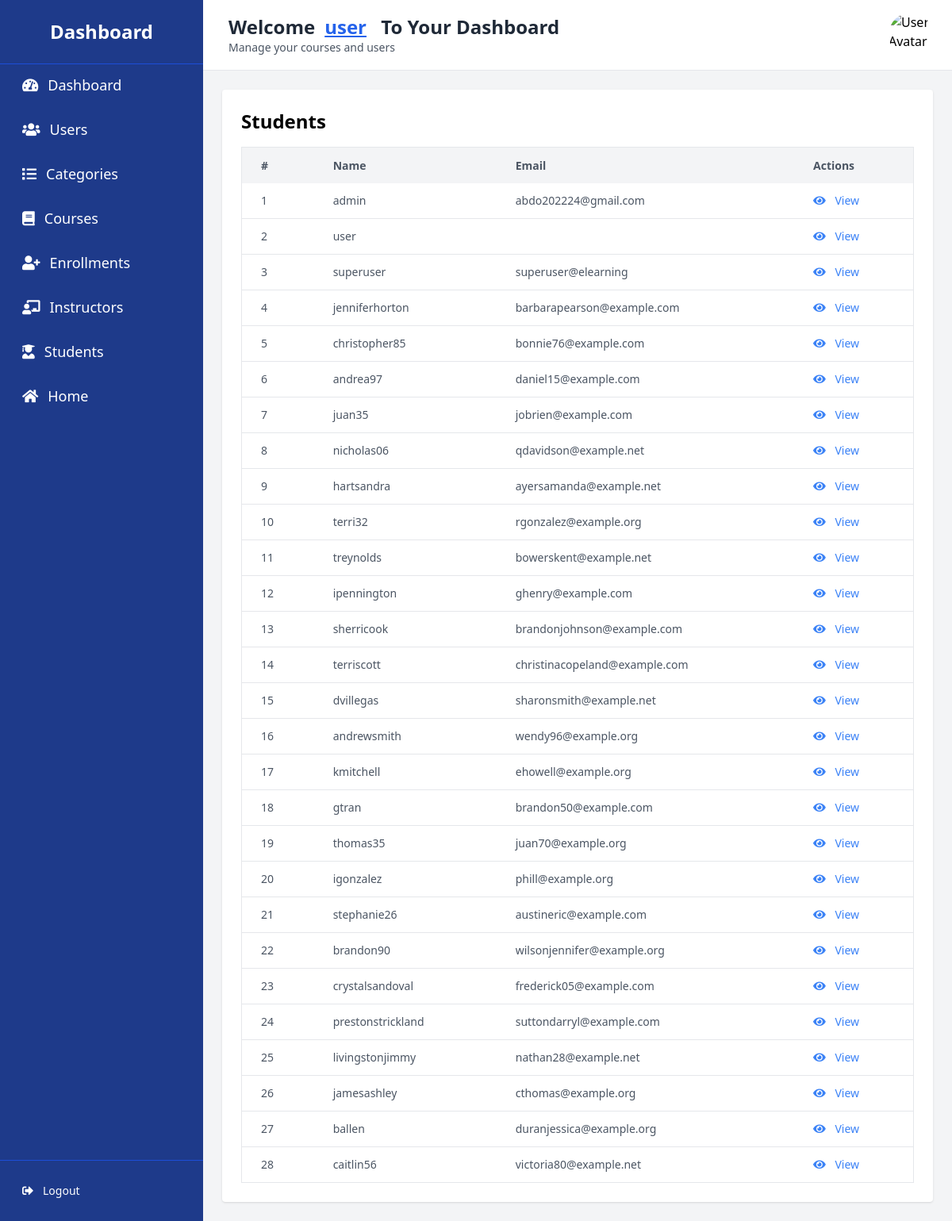
The page /dashboard/students/ (signed in) on the database its author committed.
### users/models.py (models this page shows, shortened)
class CustomUser(AbstractUser):
    phone = models.CharField(max_length=15, blank=True, null=True)
    address = models.CharField(max_length=255, blank=True, null=True)
    age = models.PositiveIntegerField(null=True, blank=True)
    is_student = models.BooleanField(default=True)
    is_instructor = models.BooleanField(default=False)

### dashboard/views.py (the view)
# urls.py: path('students/', StudentListView.as_view(), name='student_list'),
class StudentListView(LoginRequiredMixin, ListView):
    model = CustomUser
    form_class = UserForm
    template_name = 'dashboard/student_list.html'
    context_object_name = 'students'
    queryset = CustomUser.objects.filter(is_student=True)

### templates/dashboard/student_list.html (shortened to what this page needs)
{% extends "base_dashboard.html" %}
{% block content %}
    <div class="bg-white p-6 rounded shadow">
        <h1 class="text-2xl font-semibold mb-4">Students</h1>
        <table class="min-w-full bg-white border border-gray-200 rounded-md">
            <thead>
                <tr class="bg-gray-100 text-gray-600 text-sm leading-normal">
                    <th class="py-3 px-6 text-left">#</th>
                    <th class="py-3 px-6 text-left">Name</th>
                    <th class="py-3 px-6 text-left">Email</th>
                    <th class="py-3 px-6 text-left">Actions</th>
                </tr>
            </thead>
            <tbody class="text-gray-600 text-sm font-light">
                {% for student in students %}
                    <tr class="border-b border-gray-200 hover:bg-gray-100">
                        <td class="py-3 px-6">{{ forloop.counter }}</td>
                        <td class="py-3 px-6">{{ student.username }}</td>
                        <td class="py-3 px-6">{{ student.email }}</td>
                        <td class="py-3 px-6">
                            <a href="{% url 'dashboard:user_detail' student.id %}"
                               class="text-blue-500 hover:text-blue-700">
                                <i class="fas fa-eye mr-2"></i> View
                            </a>
                        </td>
                    </tr>
                {% empty %}
                    <tr>
                        <td colspan="4" class="text-center py-4">No students found.</td>
                    </tr>
                {% endfor %}
            </tbody>
        </table>
    </div>
{% endblock %}

### templates/base_dashboard.html (shortened to what this page needs)
<!DOCTYPE html>
<html lang="en">
    {% load static %}
    <head>
        <link href="{% static 'css/tailwind.css' %}" rel="stylesheet">
        <link href="https://cdnjs.cloudflare.com/ajax/libs/font-awesome/5.15.4/css/all.min.css"
              rel="stylesheet">
    </head>
    <body class="bg-gray-100 font-sans leading-normal tracking-normal">
        <div class="flex h-screen">
            <div id="sidebar"
                 class="w-64 bg-blue-900 text-white flex flex-col fixed inset-y-0 left-0 transform -translate-x-full md:translate-x-0 transition-transform duration-300 z-50"
                 role="navigation"
                 aria-label="Sidebar">
                <h2 class="text-2xl font-bold text-center py-6 border-b border-blue-700">Dashboard</h2>
                <ul class="flex-1 px-4 space-y-1 overflow-y-auto">
                    <li>
                        <a href="{% url 'dashboard:dashboard_home' %}"
                           class="flex items-center text-lg p-3 rounded-md hover:bg-blue-700 transition">
                            <i class="fas fa-tachometer-alt mr-3"></i> Dashboard
                        </a>
                    </li>
                    <li>
                        <a href="{% url 'dashboard:users_list' %}"
                           class="flex items-center text-lg p-3 rounded-md hover:bg-blue-700 transition">
                            <i class="fas fa-users mr-3"></i> Users
                        </a>
                    </li>
                    <li>
                        <a href="{% url 'dashboard:category_list' %}"
                           class="flex items-center text-lg p-3 rounded-md hover:bg-blue-700 transition">
                            <i class="fas fa-list mr-3"></i> Categories
                        </a>
                    </li>
                    <li>
                        <a href="{% url 'dashboard:course_list' %}"
                           class="flex items-center text-lg p-3 rounded-md hover:bg-blue-700 transition">
                            <i class="fas fa-book mr-3"></i> Courses
                        </a>
                    </li>
                    <li>
                        <a href="{% url 'dashboard:enrollment_list' %}"
                           class="flex items-center text-lg p-3 rounded-md hover:bg-blue-700 transition">
                            <i class="fas fa-user-plus mr-3"></i> Enrollments
                        </a>
                    </li>
                    <li>
                        <a href="{% url 'dashboard:instructor_list' %}"
                           class="flex items-center text-lg p-3 rounded-md hover:bg-blue-700 transition">
                            <i class="fas fa-chalkboard-teacher mr-3"></i> Instructors
                        </a>
                    </li>
                    <li>
                        <a href="{% url 'dashboard:student_list' %}"
                           class="flex items-center text-lg p-3 rounded-md hover:bg-blue-700 transition">
                            <i class="fas fa-user-graduate mr-3"></i> Students
                        </a>
                    </li>
                    <li>
                        <a href="{% url 'index' %}"
                           class="flex items-center text-lg p-3 rounded-md hover:bg-blue-700 transition">
                            <i class="fas fa-home mr-3"></i> Home
                        </a>
                    </li>
                </ul>
                <div class="p-4 border-t border-blue-700">
                    <a href="{% url 'logout' %}"
                       class="flex items-center text-sm p-3 rounded-md hover:bg-blue-700 transition">
                        <i class="fas fa-sign-out-alt mr-3"></i> Logout
                    </a>
                </div>
            </div>
            <div class="flex-1 flex flex-col overflow-hidden md:ml-64">
                <header class="bg-white shadow p-4 flex justify-between items-center border-b border-gray-200">
                    <div class="flex items-center space-x-4">
                        <div>
                            <h1 class="text-2xl font-semibold text-gray-800">
                                Welcome<span class="ml-3 text-blue-600 capitalize underline">{{ user.username }}</span>
                                <span class="ml-3 text-gray-800 hidden md:inline-block">To Your Dashboard</span>
                            </h1>
                            <p class="text-sm text-gray-600">Manage your courses and users</p>
                        </div>
                    </div>
                    <div class="flex items-center">
                        <img src="{{ user.profile.profile_picture }}"
                             alt="User Avatar"
                             class="rounded-full w-14 h-14 mx-2">
                    </div>
                </header>
                <main class="flex-1 bg-gray-100 p-6 overflow-y-auto">
                    {% block content %}{% endblock %}
                </main>
            </div>
        </div>
    </body>
</html>

### rows shown on the page
CustomUser: username "User", username "user"
CustomUser: username "admin", email "abdo202224@gmail.com"
CustomUser: username "superuser", email "superuser@elearning"
CustomUser: username "jenniferhorton", email "barbarapearson@example.com"
CustomUser: username "christopher85", email "bonnie76@example.com"
CustomUser: username "andrea97", email "daniel15@example.com"
CustomUser: username "juan35", email "jobrien@example.com"
CustomUser: username "nicholas06", email "qdavidson@example.net"
CustomUser: username "hartsandra", email "ayersamanda@example.net"
CustomUser: username "terri32", email "rgonzalez@example.org"
CustomUser: username "treynolds", email "bowerskent@example.net"
CustomUser: username "ipennington", email "ghenry@example.com"
CustomUser: username "sherricook", email "brandonjohnson@example.com"
CustomUser: username "terriscott", email "christinacopeland@example.com"
CustomUser: username "dvillegas", email "sharonsmith@example.net"
CustomUser: username "andrewsmith", email "wendy96@example.org"
CustomUser: username "kmitchell", email "ehowell@example.org"
CustomUser: username "gtran", email "brandon50@example.com"
CustomUser: username "thomas35", email "juan70@example.org"
CustomUser: username "igonzalez", email "phill@example.org"
CustomUser: username "stephanie26", email "austineric@example.com"
CustomUser: username "brandon90", email "wilsonjennifer@example.org"
CustomUser: username "crystalsandoval", email "frederick05@example.com"
CustomUser: username "prestonstrickland", email "suttondarryl@example.com"
CustomUser: username "livingstonjimmy", email "nathan28@example.net"
CustomUser: username "jamesashley", email "cthomas@example.org"
CustomUser: username "ballen", email "duranjessica@example.org"
CustomUser: username "caitlin56", email "victoria80@example.net"
